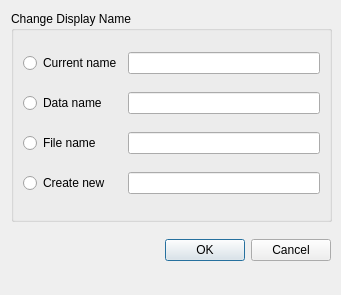
<?xml version="1.0" encoding="UTF-8"?>
<ui version="4.0">
 <class>ChangeCategoryUI</class>
 <widget class="QDialog" name="ChangeCategoryUI">
  <property name="geometry">
   <rect>
    <x>0</x>
    <y>0</y>
    <width>341</width>
    <height>295</height>
   </rect>
  </property>
  <property name="minimumSize">
   <size>
    <width>341</width>
    <height>295</height>
   </size>
  </property>
  <property name="windowTitle">
   <string>Change Category:</string>
  </property>
  <widget class="QGroupBox" name="groupBox">
   <property name="geometry">
    <rect>
     <x>11</x>
     <y>11</y>
     <width>321</width>
     <height>211</height>
    </rect>
   </property>
   <property name="title">
    <string>Change Display Name</string>
   </property>
   <layout class="QGridLayout" name="gridLayout">
    <item row="1" column="0">
     <widget class="QRadioButton" name="rbDataName">
      <property name="text">
       <string>Data name</string>
      </property>
     </widget>
    </item>
    <item row="2" column="2">
     <widget class="QLineEdit" name="txtFileName"/>
    </item>
    <item row="0" column="2">
     <widget class="QLineEdit" name="txtCurrentName"/>
    </item>
    <item row="1" column="2">
     <widget class="QLineEdit" name="txtDataName"/>
    </item>
    <item row="0" column="0">
     <widget class="QRadioButton" name="rbExisting">
      <property name="text">
       <string>Current name</string>
      </property>
     </widget>
    </item>
    <item row="3" column="2">
     <widget class="QLineEdit" name="txtNewCategory"/>
    </item>
    <item row="2" column="0">
     <widget class="QRadioButton" name="rbFileName">
      <property name="text">
       <string>File name</string>
      </property>
     </widget>
    </item>
    <item row="3" column="0">
     <widget class="QRadioButton" name="rbNew">
      <property name="text">
       <string>Create new</string>
      </property>
     </widget>
    </item>
   </layout>
   <zorder>txtNewCategory</zorder>
   <zorder>rbNew</zorder>
   <zorder>rbExisting</zorder>
   <zorder>txtCurrentName</zorder>
   <zorder>rbDataName</zorder>
   <zorder>rbFileName</zorder>
   <zorder>txtDataName</zorder>
   <zorder>txtFileName</zorder>
  </widget>
  <widget class="QWidget" name="horizontalLayoutWidget">
   <property name="geometry">
    <rect>
     <x>10</x>
     <y>230</y>
     <width>321</width>
     <height>41</height>
    </rect>
   </property>
   <layout class="QHBoxLayout" name="horizontalLayout_2">
    <item>
     <spacer name="horizontalSpacer">
      <property name="orientation">
       <enum>Qt::Horizontal</enum>
      </property>
      <property name="sizeHint" stdset="0">
       <size>
        <width>40</width>
        <height>20</height>
       </size>
      </property>
     </spacer>
    </item>
    <item>
     <widget class="QPushButton" name="cmdOK">
      <property name="text">
       <string>OK</string>
      </property>
     </widget>
    </item>
    <item>
     <widget class="QPushButton" name="cmdCancel">
      <property name="text">
       <string>Cancel</string>
      </property>
     </widget>
    </item>
   </layout>
  </widget>
 </widget>
 <tabstops>
  <tabstop>rbExisting</tabstop>
  <tabstop>txtCurrentName</tabstop>
  <tabstop>rbDataName</tabstop>
  <tabstop>txtDataName</tabstop>
  <tabstop>rbFileName</tabstop>
  <tabstop>txtFileName</tabstop>
  <tabstop>rbNew</tabstop>
  <tabstop>txtNewCategory</tabstop>
  <tabstop>cmdOK</tabstop>
  <tabstop>cmdCancel</tabstop>
 </tabstops>
 <resources/>
 <connections/>
</ui>
